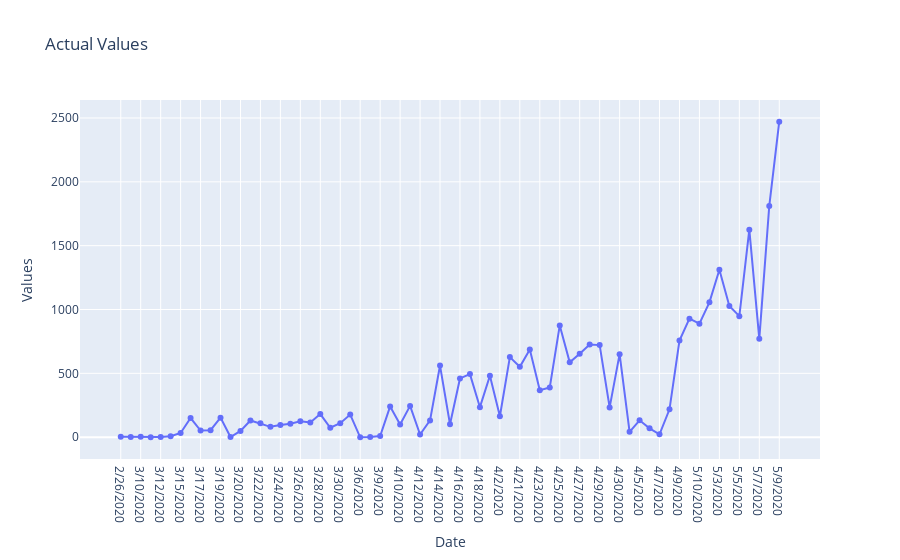
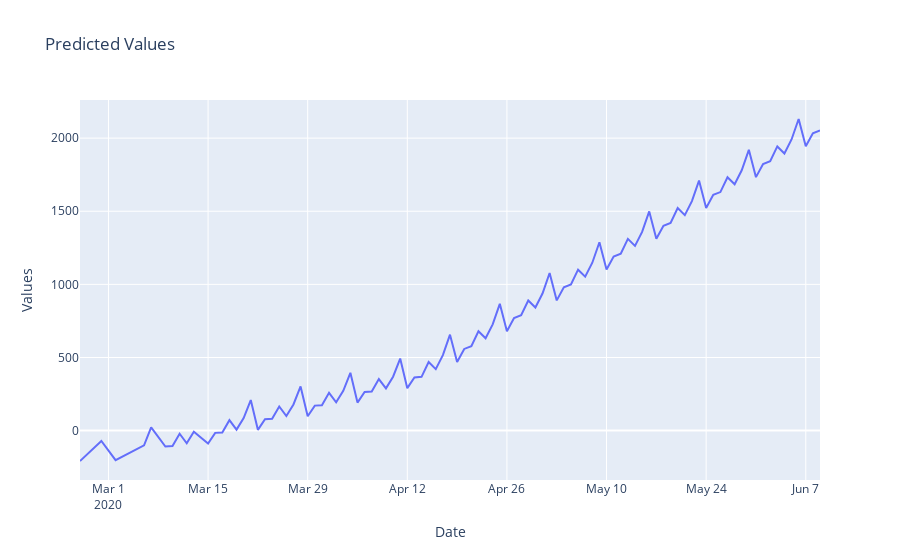

Notebook code for these charts, in order:
### Code cell
if 'y' in d_new.columns:
    actual_fig = go.Figure(
        data=[go.Scatter(
            x=d_new['ds'],
            y=d_new['y'],
            mode='lines+markers',  # Combine line and markers
            name='Actual Values'
        )]
    )
    actual_fig.update_layout(
        title="Actual Values",
        xaxis_title="Date",
        yaxis_title="Values"
    )
# Create a figure for predicted values
predicted_fig = go.Figure(
    data=[go.Scatter(
        x=forecast['ds'],
        y=forecast['yhat'],
        mode='lines',  # Only line for predictions
        name='Predicted Values'
    )]
)
predicted_fig.update_layout(
    title="Predicted Values",
    xaxis_title="Date",
    yaxis_title="Values"
)

# Display the figures (optional, adjust based on your environment)
if 'y' in d_new.columns:
    actual_fig.show()
predicted_fig.show()
